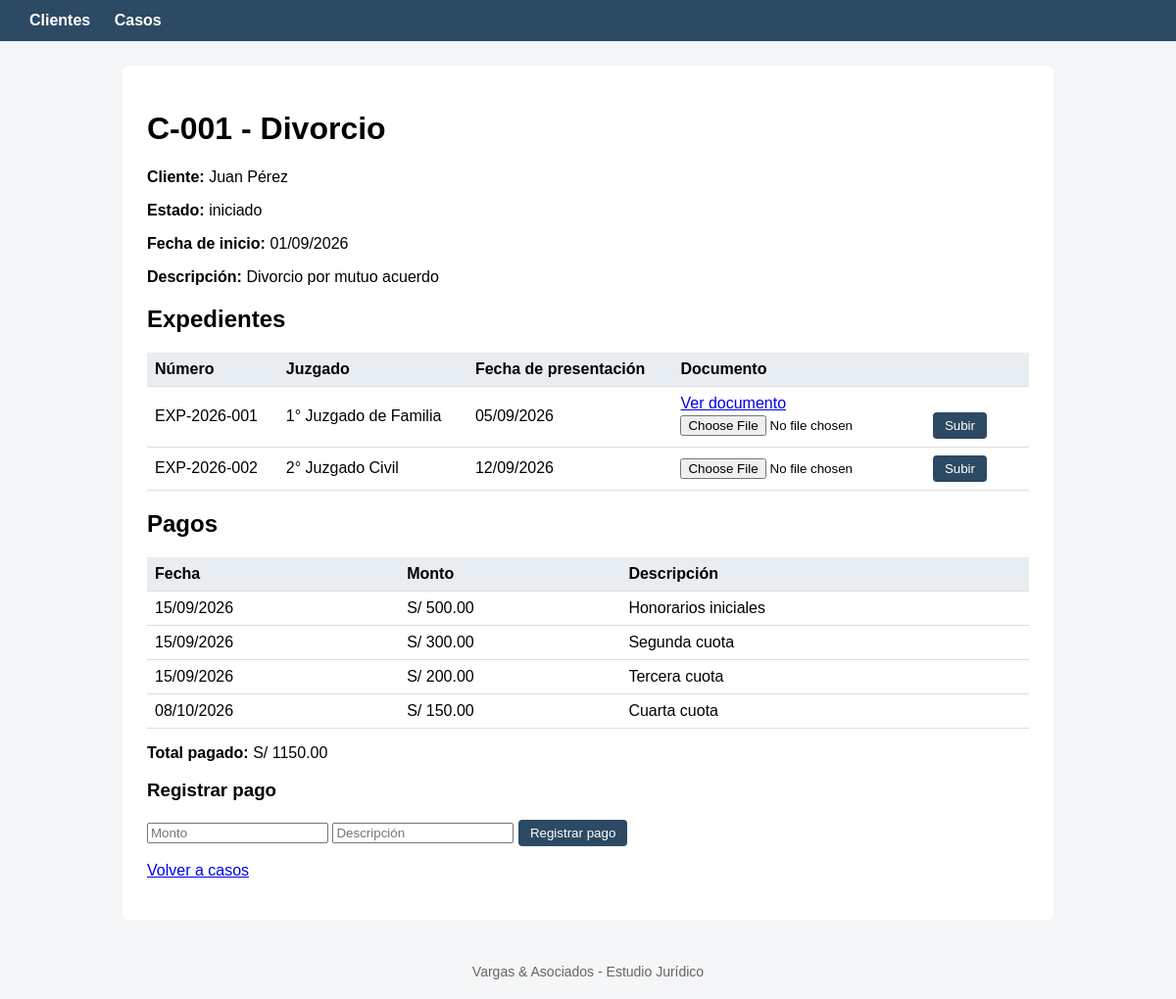
The page /casos/1/ on the database its author committed.
### casos/models.py (models this page shows, shortened)
class Caso(models.Model):
    codigo = models.CharField(max_length=20, unique=True)
    titulo = models.CharField(max_length=200)
    descripcion = models.TextField()
    fecha_inicio = models.DateField()
    cliente = models.ForeignKey(Cliente, on_delete=models.PROTECT, related_name='casos')
    estado = models.ForeignKey(EstadoCaso, on_delete=models.PROTECT, related_name='casos')
    abogados = models.ManyToManyField(PerfilAbogado, related_name='casos')
    def total_pagado(self):
        return self.pagos.aggregate(total=Sum('monto'))['total'] or 0

class Cliente(models.Model):
    nombres = models.CharField(max_length=150)
    documento = models.CharField(max_length=11, unique=True)
    telefono = models.CharField(max_length=15)
    correo = models.EmailField()

class EstadoCaso(models.Model):
    nombre = models.CharField(max_length=50, unique=True)
    permite_pagos = models.BooleanField(default=False)
    def __str__(self):
        return self.nombre

class Expediente(models.Model):
    documento = models.FileField(upload_to='expedientes/', blank=True, null=True)
    numero = models.CharField(max_length=30, unique=True)
    juzgado = models.CharField(max_length=150)
    fecha_presentacion = models.DateField()
    caso = models.ForeignKey(Caso, on_delete=models.CASCADE, related_name='expedientes')

class Pago(models.Model):
    caso = models.ForeignKey(Caso, on_delete=models.PROTECT, related_name='pagos')
    monto = models.DecimalField(max_digits=10, decimal_places=2)
    fecha = models.DateField()
    descripcion = models.CharField(max_length=200)

### casos/views.py (the view, shortened to what this page needs)
# urls.py: path('casos/<int:id>/', views.detalle_caso, name='detalle_caso'),
def detalle_caso(request, id):
    caso = get_object_or_404(Caso, id=id)
    return render(request, 'casos/detalle_caso.html', {
        'caso': caso,
        'expedientes': caso.expedientes.all(),
        'pagos': caso.pagos.all(),
    })

### templates/casos/detalle_caso.html (shortened to what this page needs)
{% extends 'casos/base.html' %}
{% block contenido %}
<h1>{{ caso.codigo }} - {{ caso.titulo }}</h1>
<p><strong>Cliente:</strong> {{ caso.cliente.nombres }}</p>
<p><strong>Estado:</strong> {{ caso.estado }}</p>
<p><strong>Fecha de inicio:</strong> {{ caso.fecha_inicio|date:"d/m/Y" }}</p>
<p><strong>Descripción:</strong> {{ caso.descripcion }}</p>
<h2>Expedientes</h2>
<table>
    <tr>
        <th>Número</th>
        <th>Juzgado</th>
        <th>Fecha de presentación</th>
        <th>Documento</th>
    </tr>
    {% for e in expedientes %}
    <tr>
        <td>{{ e.numero }}</td>
        <td>{{ e.juzgado }}</td>
        <td>{{ e.fecha_presentacion|date:"d/m/Y" }}</td>
        <td>
            {% if e.documento %}
                <a href="{{ e.documento.url }}" target="_blank">Ver documento</a><br>
            {% endif %}
            <form method="post" action="{% url 'casos:subir_documento' e.id %}" enctype="multipart/form-data">
                <input type="file" name="documento" required>
                <button class="btn" type="submit">Subir</button>
            </form>
        </td>
    </tr>
    {% empty %}
    <tr><td colspan="4">No hay expedientes.</td></tr>
    {% endfor %}
</table>
<h2>Pagos</h2>
<table>
    <tr>
        <th>Fecha</th>
        <th>Monto</th>
        <th>Descripción</th>
    </tr>
    {% for p in pagos %}
    <tr>
        <td>{{ p.fecha|date:"d/m/Y" }}</td>
        <td>S/ {{ p.monto|floatformat:2 }}</td>
        <td>{{ p.descripcion }}</td>
    </tr>
    {% empty %}
    <tr><td colspan="3">No hay pagos registrados.</td></tr>
    {% endfor %}
</table>
<p><strong>Total pagado:</strong> S/ {{ caso.total_pagado|floatformat:2 }}</p>
<h3>Registrar pago</h3>
<form method="post">
    <input type="number" step="0.01" name="monto" placeholder="Monto" required>
    <input type="text" name="descripcion" placeholder="Descripción">
    <button class="btn" type="submit">Registrar pago</button>
</form>
<p><a href="{% url 'casos:lista_casos' %}">Volver a casos</a></p>
{% endblock %}

### templates/casos/base.html (shortened to what this page needs)
<!DOCTYPE html>
<html lang="es">
<head>
</head>
<body>
    <nav>
        <a href="{% url 'casos:clientes_lista' %}">Clientes</a>
        <a href="{% url 'casos:lista_casos' %}">Casos</a>
    </nav>
    <main>
        {% block contenido %}{% endblock %}
    </main>
    <footer>Vargas & Asociados - Estudio Jurídico</footer>
</body>
</html>

### templates/casos/base.html (style rules this page uses)
body { font-family: Arial, sans-serif; margin: 0; background: #f4f6f8; }
nav { background: #2c4a63; padding: 12px 30px; }
nav a { color: white; text-decoration: none; margin-right: 20px; font-weight: bold; }
main { max-width: 900px; margin: 25px auto; background: white; padding: 25px; border-radius: 6px; }
footer { text-align: center; color: #666; padding: 20px; font-size: 14px; }
table { width: 100%; border-collapse: collapse; margin-top: 15px; }
th, td { border-bottom: 1px solid #ddd; padding: 8px; text-align: left; }
th { background: #e8edf2; }
.btn { background: #2c4a63; color: white; padding: 6px 12px; text-decoration: none; border: none; border-radius: 4px; cursor: pointer; }

### rows shown on the page
Caso: codigo "C-001", titulo "Divorcio", cliente.nombres "Juan Pérez", estado "iniciado", fecha_inicio "01/09/2026", descripcion "Divorcio por mutuo acuerdo", total_pagado "1150.00"
Expediente: numero "EXP-2026-001", juzgado "1° Juzgado de Familia", fecha_presentacion "05/09/2026"
Expediente: numero "EXP-2026-002", juzgado "2° Juzgado Civil", fecha_presentacion "12/09/2026"
Pago: fecha "15/09/2026", monto "500.00", descripcion "Honorarios iniciales"
Pago: fecha "15/09/2026", monto "300.00", descripcion "Segunda cuota"
Pago: fecha "15/09/2026", monto "200.00", descripcion "Tercera cuota"
Pago: fecha "08/10/2026", monto "150.00", descripcion "Cuarta cuota"
